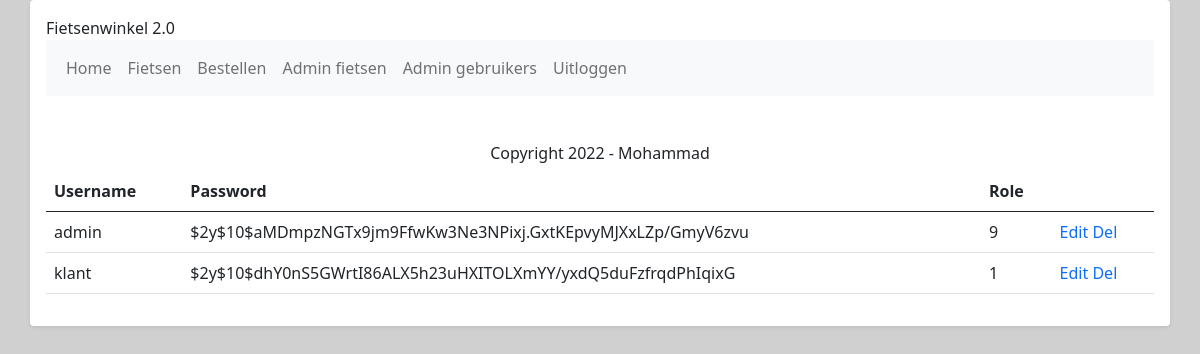
Screenshot of /index.php?page=adminusers (signed in) with the database file from the repository.
### tables this page shows
CREATE TABLE `gebruikers` (
  `id` int(3) NOT NULL,
  `username` varchar(255) NOT NULL,
  `password` varchar(255) NOT NULL,
  `role` tinyint(4) NOT NULL
);

### include/formfunctions.php (called while the page is built, shortened)
<?php
function checkRole($role) {
    if ($_SESSION['role'] >= $role){
        return true;
    } else {
        return false;
    }
}
?>

### include/userfunctions.php (the view, shortened to what this page needs)
<?php
function getuser()
{
    $conn = dBConnect();
    $query = "SELECT * FROM gebruikers";
    $stmt = $conn->prepare($query);
    $stmt->execute();
    $stmt->setFetchMode(PDO::FETCH_ASSOC);
    $users = $stmt->fetchAll();
    return $users;
}
function adminuser()
{
    if (checkRole(9)) {
        $users = getuser();
        $overzichtUser = "";
?>
        <table class="table table-hover">
            <thead>
                <tr>
                    <th scope="col">Username</th>
                    <th scope="col">Password</th>
                    <th scope="col">Role</th>
                    <th scope="col"></th>
                </tr>
            </thead>
            <tbody>
        <?php
        foreach ($users as $user) {
            $id = $user['id'];
            $username = $user['username'];
            $password = $user['password'];
            $role = $user['role'];
            $overzichtUser .= "<tr>" . "<td>" . $username . "</td>" . "<td>" . $password . "</td>" . "<td>" . $role . "</td>";
            $overzichtUser .= "<td><a class='text-decoration-none' href='index.php?page=edituser&id=$id'>Edit</a>" . " ";
            $overzichtUser .= "<a class='text-decoration-none' href='index.php?page=deluser&id=$id'>Del</a>" . "</td>";
            $overzichtUser .= "</tr>";
        }
        return $overzichtUser;
    }
}
        ?>

### rows the page displays
gebruikers: username "admin", password "$2y$10$aMDmpzNGTx9jm9FfwKw3Ne3NPixj.GxtKEpvyMJXxLZp/GmyV6zvu", role "9"
gebruikers: username "klant", password "$2y$10$dhY0nS5GWrtI86ALX5h23uHXITOLXmYY/yxdQ5duFzfrqdPhIqixG", role "1"

### other values shown
getHeader() "Fietsenwinkel 2.0"
